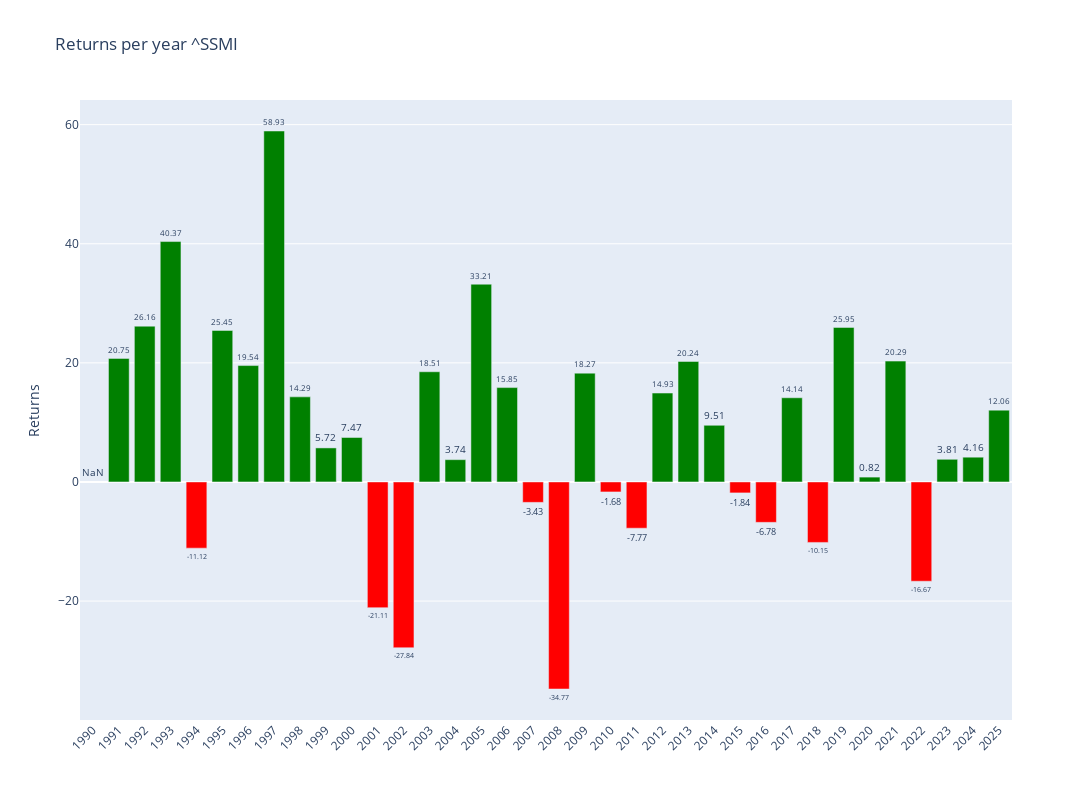

Write notebook code for a chart like this one.
### Code cell
# Plotly
fig = make_subplots()

# Add colors
colors = ['green' if x >= 0 else 'red' for x in annual_data['Return']]

# Graph (1,1)
fig.add_trace(go.Bar(y=annual_data['Return'],x=annual_data['Return'].index,text=round(annual_data['Return'],2),textposition='outside',marker_color=colors,hoverinfo='skip'),row=1,col=1)

# Update xaxis properties
fig.update_yaxes(title_text="Returns", row=1, col=1)

fig.update_layout(xaxis=dict(tickvals=annual_data.index,tickangle=-45),height=800, width=1300,title=f"Returns per year {ticker}")

fig.show()

### Figure 1 — Plotly figure (JSON) as saved in the notebook; plotly's stock layout.template omitted (floating-point values rounded to 4 significant figures)
{"data": [{"hoverinfo": "skip", "marker": {"color": ["red", "green", "green", "green", "red", "green", "green", "green", "green", "green", "green", "red", "red", "green", "green", "green", "green", "red", "red", "green", "red", "red", "green", "green", "green", "red", "red", "green", "red", "green", "green", "green", "red", "green", "green", "green"]}, "text": [NaN, 20.75, 26.16, 40.37, -11.12, 25.45, 19.54, 58.93, 14.29, 5.72, 7.47, -21.11, -27.84, 18.51, 3.74, 33.21, 15.85, -3.43, -34.77, 18.27, -1.68, -7.77, 14.93, 20.24, 9.51, -1.84, -6.78, 14.14, -10.15, 25.95, 0.82, 20.29, -16.67, 3.81, 4.16, 12.06], "textposition": "outside", "type": "bar", "x": [1990, 1991, 1992, 1993, 1994, 1995, 1996, 1997, 1998, 1999, 2000, 2001, 2002, 2003, 2004, 2005, 2006, 2007, 2008, 2009, 2010, 2011, 2012, 2013, 2014, 2015, 2016, 2017, 2018, 2019, 2020, 2021, 2022, 2023, 2024, 2025], "xaxis": "x", "y": [NaN, 20.75, 26.16, 40.37, -11.12, 25.45, 19.54, 58.93, 14.29, 5.717, 7.468, -21.11, -27.84, 18.51, 3.743, 33.21, 15.85, -3.428, -34.77, 18.27, -1.678, -7.766, 14.93, 20.24, 9.513, -1.84, -6.784, 14.14, -10.15, 25.95, 0.8154, 20.29, -16.67, 3.806, 4.158, 12.06], "yaxis": "y"}], "layout": {"height": 800, "title": {"text": "Returns per year ^SSMI"}, "width": 1300, "xaxis": {"anchor": "y", "domain": [0, 1], "tickangle": -45, "tickvals": [1990, 1991, 1992, 1993, 1994, 1995, 1996, 1997, 1998, 1999, 2000, 2001, 2002, 2003, 2004, 2005, 2006, 2007, 2008, 2009, 2010, 2011, 2012, 2013, 2014, 2015, 2016, 2017, 2018, 2019, 2020, 2021, 2022, 2023, 2024, 2025]}, "yaxis": {"anchor": "x", "domain": [0, 1], "title": {"text": "Returns"}}}}
